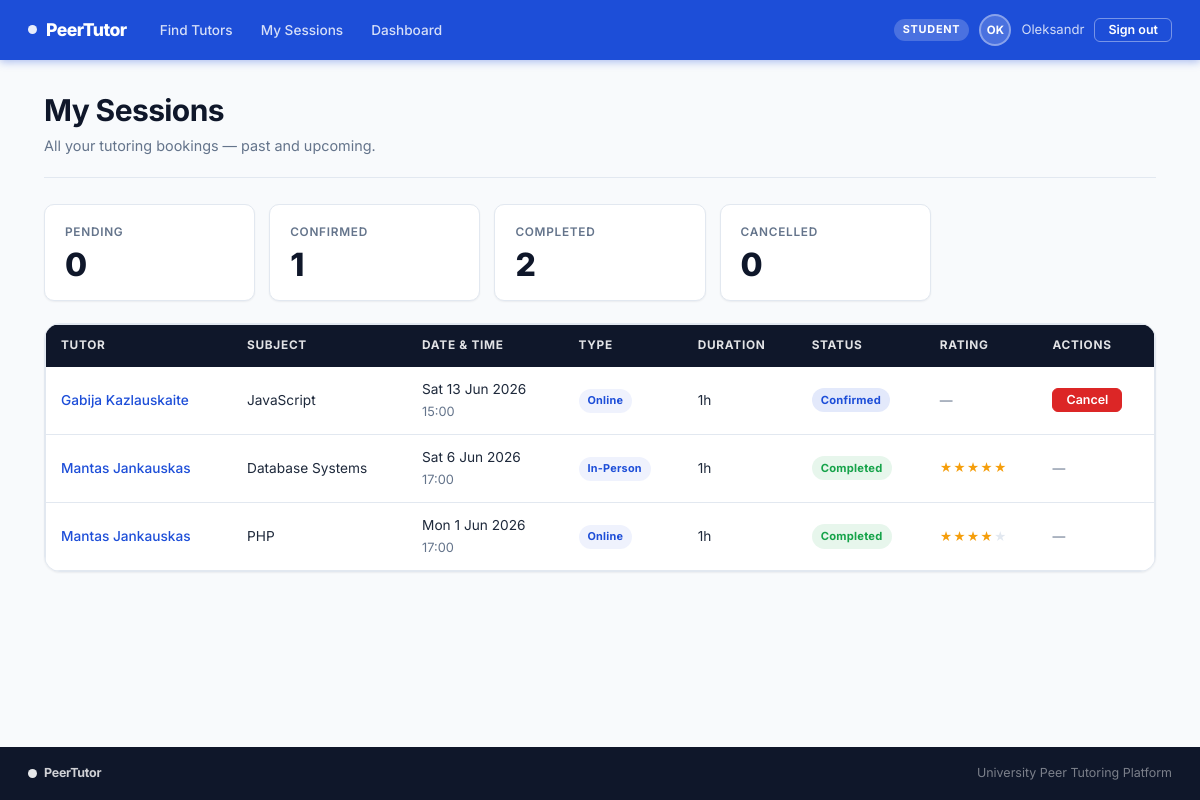
The page /student/history.php (signed in) on the database its author committed.
### tables this page shows
CREATE TABLE IF NOT EXISTS bookings (
    booking_id   INT UNSIGNED     AUTO_INCREMENT PRIMARY KEY,
    student_id   INT UNSIGNED     NOT NULL,
    tutor_id     INT UNSIGNED     NOT NULL,
    session_date DATE             NOT NULL,
    session_time TIME             NOT NULL,
    duration_hrs TINYINT UNSIGNED NOT NULL DEFAULT 1,
    subject      VARCHAR(120)     NOT NULL,
    notes        TEXT,
    session_type ENUM('online','in-person') NOT NULL DEFAULT 'online',
    status       ENUM('pending','confirmed','completed','cancelled')
                                  NOT NULL DEFAULT 'pending',
    created_at   DATETIME         NOT NULL DEFAULT CURRENT_TIMESTAMP,
    updated_at   DATETIME         NOT NULL DEFAULT CURRENT_TIMESTAMP
                                   ON UPDATE CURRENT_TIMESTAMP,
    CONSTRAINT fk_bk_student
        FOREIGN KEY (student_id) REFERENCES users(user_id)
        ON DELETE CASCADE,
    CONSTRAINT fk_bk_tutor
        FOREIGN KEY (tutor_id)   REFERENCES tutors(tutor_id)
        ON DELETE CASCADE
);

CREATE TABLE IF NOT EXISTS users (
    user_id       INT UNSIGNED     AUTO_INCREMENT PRIMARY KEY,
    name          VARCHAR(120)     NOT NULL,
    email         VARCHAR(180)     NOT NULL UNIQUE,
    password      VARCHAR(255)     NOT NULL,
    role          ENUM('student','tutor','admin') NOT NULL DEFAULT 'student',
    avatar        VARCHAR(255)     DEFAULT NULL,
    phone         VARCHAR(30)      DEFAULT NULL,
    department    VARCHAR(120)     DEFAULT NULL,
    year_of_study VARCHAR(40)      DEFAULT NULL,
    bio           TEXT             DEFAULT NULL,
    created_at    DATETIME         NOT NULL DEFAULT CURRENT_TIMESTAMP,
    updated_at    DATETIME         NOT NULL DEFAULT CURRENT_TIMESTAMP
                                   ON UPDATE CURRENT_TIMESTAMP
);

CREATE TABLE IF NOT EXISTS ratings (
    rating_id  INT UNSIGNED     AUTO_INCREMENT PRIMARY KEY,
    booking_id INT UNSIGNED     NOT NULL UNIQUE,
    student_id INT UNSIGNED     NOT NULL,
    tutor_id   INT UNSIGNED     NOT NULL,
    score      TINYINT UNSIGNED NOT NULL,           
    comment    TEXT,
    created_at DATETIME         NOT NULL DEFAULT CURRENT_TIMESTAMP,
    CONSTRAINT fk_rt_booking
        FOREIGN KEY (booking_id) REFERENCES bookings(booking_id)
        ON DELETE CASCADE,
    CONSTRAINT fk_rt_student
        FOREIGN KEY (student_id) REFERENCES users(user_id)
        ON DELETE CASCADE,
    CONSTRAINT fk_rt_tutor
        FOREIGN KEY (tutor_id)   REFERENCES tutors(tutor_id)
        ON DELETE CASCADE
);

### student/history.php (the view, shortened to what this page needs)
<?php
$user = current_user();
$pdo  = db();
$bookings = $pdo->prepare("
    SELECT b.*, u.name AS tutor_name, t.tutor_id,
           r.rating_id, r.score AS rated_score
    FROM bookings b
    JOIN tutors t ON t.tutor_id = b.tutor_id
    JOIN users  u ON u.user_id  = t.user_id
    LEFT JOIN ratings r ON r.booking_id = b.booking_id
    WHERE b.student_id = ?
    ORDER BY b.session_date DESC, b.session_time DESC
");
$bookings->execute([$user['id']]);
$all = $bookings->fetchAll();
include __DIR__ . '/../includes/header.php';
?>
<div class="page-header">
  <h1>My Sessions</h1>
  <p>All your tutoring bookings — past and upcoming.</p>
</div>
<?php if (empty($all)): ?>
  <div class="empty-state">
    <div class="empty-icon">📚</div>
    <h2>No sessions yet</h2>
    <p>You haven't booked any tutoring sessions.</p>
    <a href="/peer-tutoring/student/search.php" class="btn btn-primary">Find a Tutor</a>
  </div>
<?php else: ?>
<div class="stat-grid mb-3">
  <?php
  $counts = array_count_values(array_column($all, 'status'));
  $labels = ['pending'=>'Pending','confirmed'=>'Confirmed','completed'=>'Completed','cancelled'=>'Cancelled'];
  foreach ($labels as $k=>$lbl): ?>
  <div class="stat-card">
    <div class="stat-label"><?= $lbl ?></div>
    <div class="stat-value"><?= $counts[$k] ?? 0 ?></div>
  </div>
  <?php endforeach; ?>
</div>
<div class="card">
  <div class="table-wrap">
    <table>
      <thead>
        <tr>
          <th>Tutor</th>
          <th>Subject</th>
          <th>Date & Time</th>
          <th>Type</th><th>Duration</th>
          <th>Status</th>
          <th>Rating</th>
          <th>Actions</th>
        </tr>
      </thead>
      <tbody>
        <?php foreach ($all as $b): ?>
        <tr>
          <td>
            <a href="/peer-tutoring/student/tutor_view.php?tutor_id=<?= $b['tutor_id'] ?>" style="font-weight:500;">
              <?= htmlspecialchars($b['tutor_name']) ?>
            </a>
          </td>
          <td><?= htmlspecialchars($b['subject']) ?></td>
          <td>
            <?= date('D j M Y', strtotime($b['session_date'])) ?><br>
            <span class="text-muted" style="font-size:.8rem;"><?= substr($b['session_time'],0,5) ?></span>
          </td>
          <td><span class="badge" style="background:var(--blue-subtle);color:var(--blue);font-size:.68rem;"><?= $b['session_type'] ?? 'online' ?></span></td><td><?= $b['duration_hrs'] ?>h</td>
          <td><span class="badge badge-<?= $b['status'] ?>"><?= $b['status'] ?></span></td>
          <td>
            <?php if ($b['status'] === 'completed' && !$b['rating_id']): ?>
              <a href="/peer-tutoring/student/rate.php?booking_id=<?= $b['booking_id'] ?>" class="btn btn-sm btn-primary">Rate</a>
            <?php elseif ($b['rated_score']): ?>
              <span class="stars">
                <?php for ($i=1;$i<=5;$i++): ?>
                  <span class="star <?= $i<=$b['rated_score']?'filled':'' ?>">★</span>
                <?php endfor; ?>
              </span>
            <?php else: ?>
              <span class="text-muted" style="font-size:.8rem;">—</span>
            <?php endif; ?>
          </td>
          <td>
            <?php if (in_array($b['status'], ['pending','confirmed'])): ?>
              <form method="POST" style="display:inline;" onsubmit="return confirm('Cancel this booking?');">
                <button class="btn btn-sm btn-danger">Cancel</button>
              </form>
            <?php else: ?>
              <span class="text-muted" style="font-size:.8rem;">—</span>
            <?php endif; ?>
          </td>
        </tr>
        <?php endforeach; ?>
      </tbody>
    </table>
  </div>
</div>
<?php endif; ?>
<?php include __DIR__ . '/../includes/footer.php'; ?>

### assets/css/main.css (style rules this page uses)
*, *::before, *::after { box-sizing: border-box; margin: 0; padding: 0; }
:root { --blue: #1D4ED8; --blue-dark: #1e40af; --blue-darker: #1e3a8a; --blue-light: #3b82f6; --blue-glow: rgba(29,78,216,.12); --blue-subtle: rgba(29,78,216,.07); --white: #ffffff; --bg: #F8FAFC; --bg-alt: #F1F5F9; --border: #E2E8F0; --border-mid: #CBD5E1; --text-900: #0F172A; --text-700: #1E293B; --text-500: #475569; --text-400: #64748B; --text-300: #94A3B8; --green: #16a34a; --green-bg: rgba(22,163,74,.1); --amber: #d97706; --amber-bg: rgba(217,119,6,.1); --red: #dc2626; --red-bg: rgba(220,38,38,.1); --r-sm: 6px; --r-md: 10px; --r-lg: 16px; --r-xl: 20px; --shadow-xs: 0 1px 2px rgba(15,23,42,.06); --shadow-sm: 0 1px 6px rgba(15,23,42,.08); --shadow-md: 0 4px 16px rgba(15,23,42,.10); --shadow-lg: 0 8px 30px rgba(15,23,42,.12); --font: 'Inter', -apple-system, BlinkMacSystemFont, 'Segoe UI', sans-serif; --transition: .16s ease; }
html { scroll-behavior: smooth; }
body { font-family: var(--font); font-size: 14.5px; line-height: 1.65; color: var(--text-700); background: var(--bg); min-height: 100vh; display: flex; flex-direction: column; -webkit-font-smoothing: antialiased; }
h1,h2,h3,h4,h5 { color: var(--text-900); font-weight: 700; line-height: 1.25; letter-spacing: -.02em; }
h1 { font-size: 1.875rem; }
a { color: var(--blue); text-decoration: none; transition: color var(--transition); }
.page-header { margin-bottom: 26px; border-bottom: 1px solid var(--border); padding-bottom: 20px; }
.page-header h1 { color: var(--text-900); }
.page-header p { color: var(--text-400); margin-top: 4px; font-size: .9rem; }
.btn { display: inline-flex; align-items: center; justify-content: center; gap: 6px; font-family: var(--font); font-size: .875rem; font-weight: 600; padding: 9px 20px; border-radius: var(--r-sm); border: 1.5px solid transparent; cursor: pointer; transition: all var(--transition); white-space: nowrap; text-decoration: none; line-height: 1; }
.btn-danger { background: var(--red); color: #fff; border-color: var(--red); }
.btn-sm { padding: 5px 13px; font-size: .78rem; }
.card { background: var(--white); border-radius: var(--r-lg); border: 1px solid var(--border); box-shadow: var(--shadow-xs); overflow: hidden; }
.stars { display: flex; gap: 1px; }
.star { font-size: 12px; color: #e2e8f0; }
.star.filled { color: #f59e0b; }
.table-wrap { overflow-x: auto; border-radius: var(--r-md); border: 1px solid var(--border); }
table { width: 100%; border-collapse: collapse; }
thead th { background: var(--text-900); color: rgba(255,255,255,.88); font-size: .74rem; font-weight: 700; text-transform: uppercase; letter-spacing: .06em; padding: 11px 15px; text-align: left; }
tbody tr { border-bottom: 1px solid var(--border); transition: background var(--transition); }
tbody tr:last-child { border-bottom: none; }
td { padding: 11px 15px; font-size: .855rem; color: var(--text-700); vertical-align: middle; }
.badge { display: inline-flex; align-items: center; gap: 4px; font-size: .7rem; font-weight: 700; text-transform: capitalize; letter-spacing: .02em; padding: 3px 9px; border-radius: 20px; }
.badge-confirmed { background: var(--blue-glow); color: var(--blue); }
.badge-completed { background: var(--green-bg); color: var(--green); }
.stat-grid { display: grid; grid-template-columns: repeat(auto-fill, minmax(190px, 1fr)); gap: 14px; margin-bottom: 26px; }
.stat-card { background: #fff; border: 1px solid var(--border); border-radius: var(--r-md); padding: 18px 20px; box-shadow: var(--shadow-xs); }
.stat-label { font-size: .74rem; color: var(--text-400); text-transform: uppercase; letter-spacing: .06em; font-weight: 600; }
.stat-value { font-size: 2rem; font-weight: 800; color: var(--text-900); line-height: 1.1; margin-top: 4px; letter-spacing: -.03em; }
.text-muted { color: var(--text-400); }
.mb-3 { margin-bottom:22px; }

### rows shown on the page
bookings: users.name "Gabija Kazlauskaite", subject "JavaScript", session_date "Sat 13 Jun 2026", session_time "15:00", session_type "Online", duration_hrs "1", status "Confirmed"
ratings: users.name "Mantas Jankauskas", booking.subject "Database Systems", booking.session_date "Sat 6 Jun 2026", booking.session_time "17:00", booking.session_type "In-Person", booking.duration_hrs "1", booking.status "Completed", score 5 (drawn)
ratings: users.name "Mantas Jankauskas", booking.subject "PHP", booking.session_date "Mon 1 Jun 2026", booking.session_time "17:00", booking.session_type "Online", booking.duration_hrs "1", booking.status "Completed", score 4 (drawn)

### other values the page prints
$user['role'] "STUDENT"
$initials "OK"
explode(' ', $user['name'])[0] "Oleksandr"
$lbl "PENDING"
$counts[$k] "0"
$lbl "CONFIRMED"
$counts[$k] "1"
$lbl "COMPLETED"
$counts[$k] "2"
$lbl "CANCELLED"
